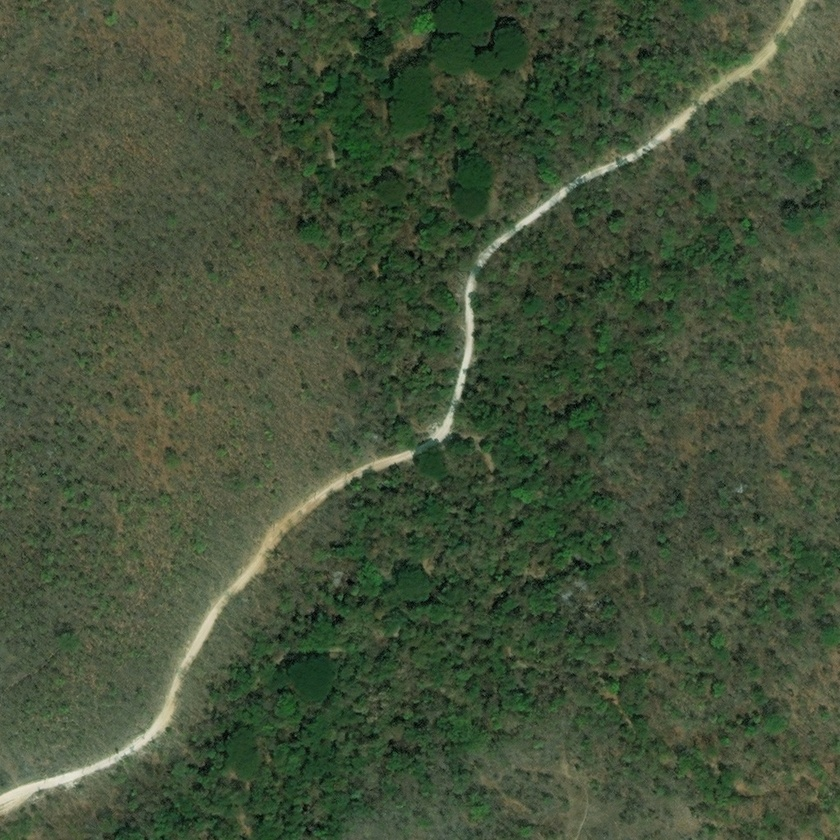
#> input picture Experiment9/dataset/train/src/105596_sat.jpg, 840 x 840 px, shrunk from 1024 x 1024 before the run, found by its file name; its folder holds only this picture in this run
$ python tools.py
#> lines starting #> are read from the running program, lines starting #| are printed output that depends on the picture
import os
import cv2 as cv

src_path = 'Experiment9\\dataset\\train\\src'
new_src_path = 'Experiment9\\dataset\\train\\new_src'
label_path = 'Experiment9\\dataset\\train\\labels'
new_label_path = 'Experiment9\\dataset\\train\\new_labels'
i=0
for root, dirs, files in os.walk(src_path):
    for file in files:
        src_file_path = os.path.join(src_path, file)
        label_file = file.replace('sat.jpg', '')
        label_file_path = os.path.join(src_path, file)
        label = cv.imread(label_file_path, -1)
#> label is the input picture: shape (840, 840, 3); mean B, G, R 57, 80.5, 67.7
        ret, label = cv.threshold(label, 127, 255, cv.THRESH_BINARY)
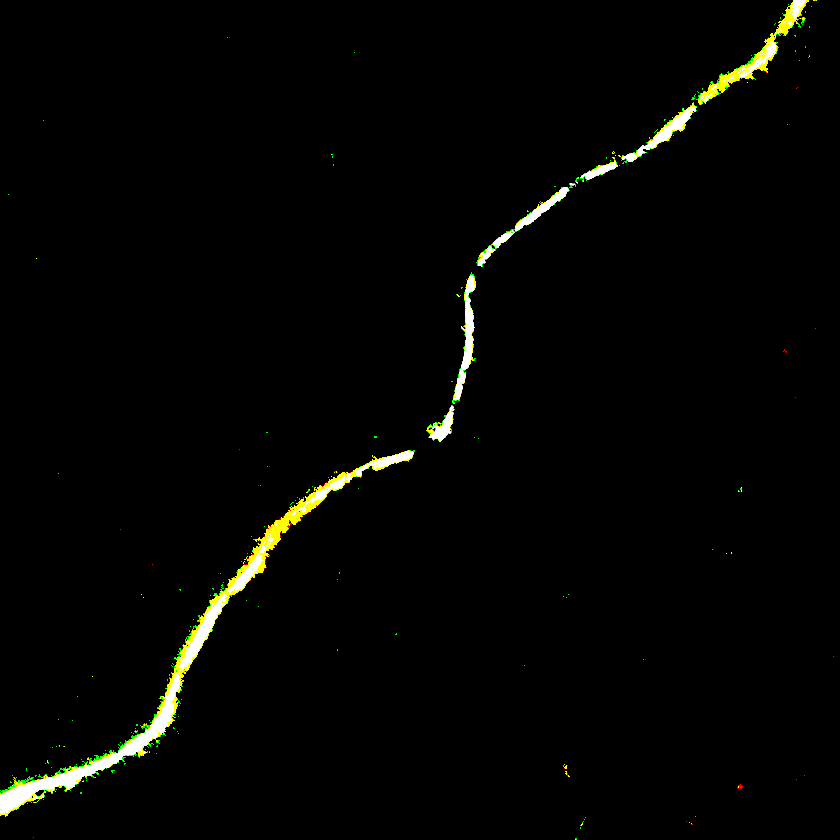
#> label: shape (840, 840, 3); mean B, G, R 2.8, 5.1, 4.6
        label = label / 255
        new_name = file
        new_label_file_path = os.path.join(new_label_path, new_name)
        cv.imwrite(new_label_file_path, label)
        print(i)
        i = i + 1

$ run again, on Experiment9/dataset/train/src/110190_sat.jpg
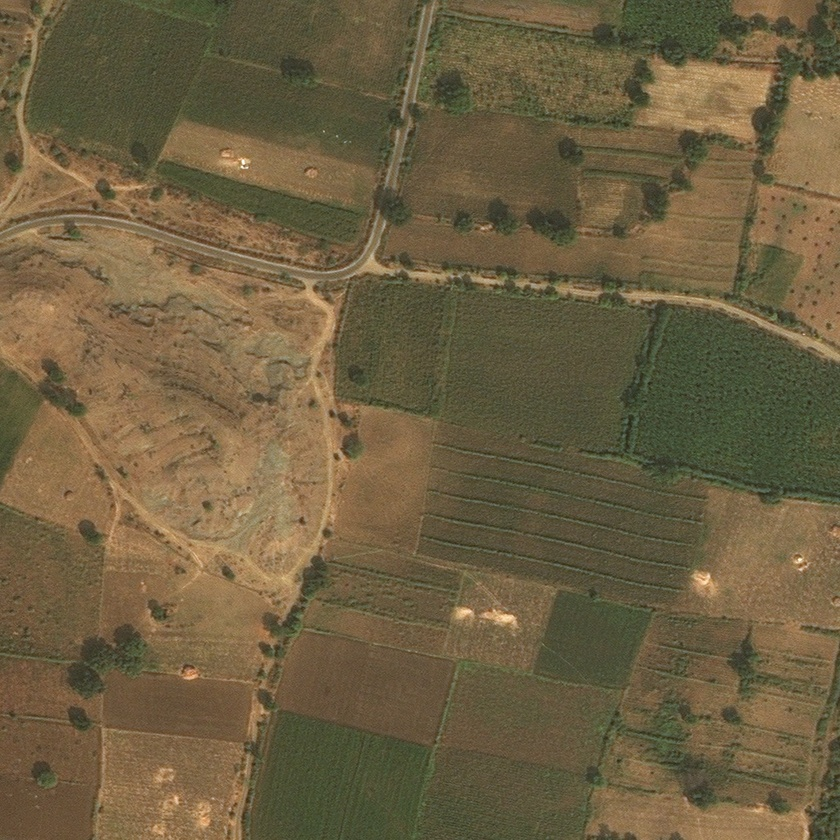
#> input picture Experiment9/dataset/train/src/110190_sat.jpg, 840 x 840 px, shrunk from 1024 x 1024 before the run, found by its file name
#> label is the input picture: shape (840, 840, 3); mean B, G, R 65.8, 95.6, 109.9
#> `ret, label = cv.threshold(label, 127, 255, cv.THRESH_BINARY)`:
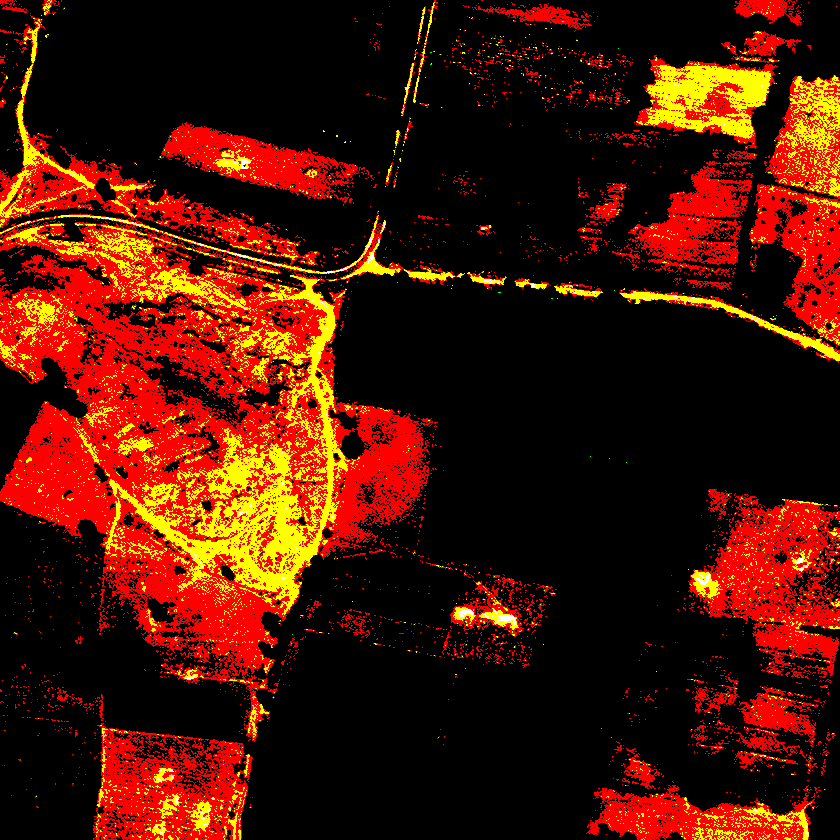
#> label: shape (840, 840, 3); mean B, G, R 0.5, 18.9, 74.9

$ run again, on Experiment9/dataset/train/src/111140_sat.jpg
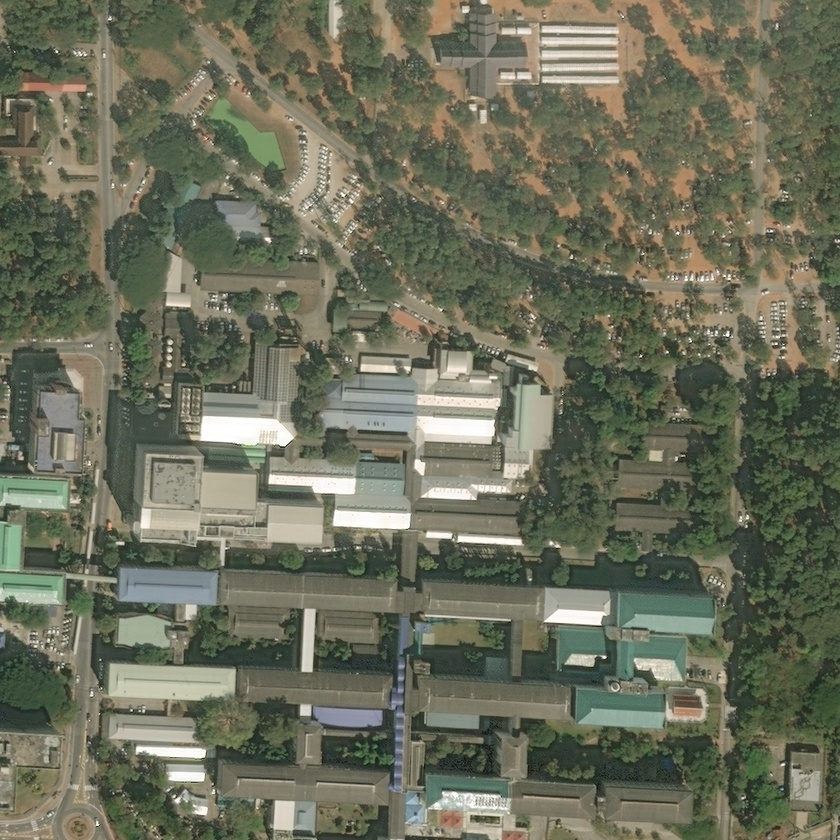
#> input picture Experiment9/dataset/train/src/111140_sat.jpg, 840 x 840 px, shrunk from 1024 x 1024 before the run, found by its file name
#> label is the input picture: shape (840, 840, 3); mean B, G, R 90.7, 109.4, 106.7
#> `ret, label = cv.threshold(label, 127, 255, cv.THRESH_BINARY)`:
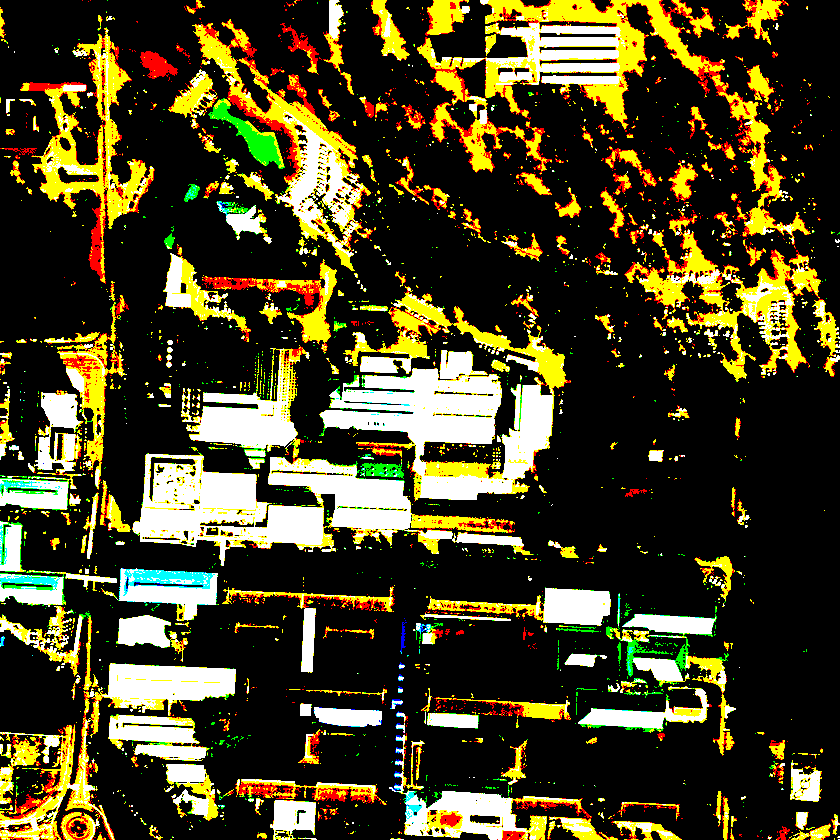
#> label: shape (840, 840, 3); mean B, G, R 34.2, 65.5, 71.8

$ run again, on Experiment9/dataset/train/src/112762_sat.jpg
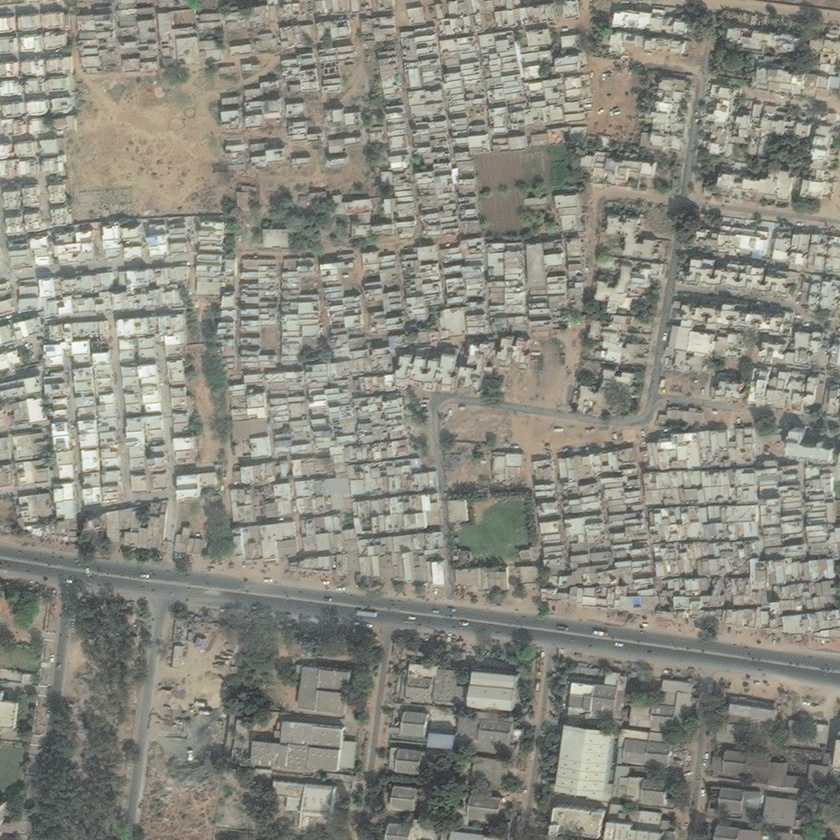
#> input picture Experiment9/dataset/train/src/112762_sat.jpg, 840 x 840 px, shrunk from 1024 x 1024 before the run, found by its file name
#> label is the input picture: shape (840, 840, 3); mean B, G, R 127.5, 137.6, 137.5
#> `ret, label = cv.threshold(label, 127, 255, cv.THRESH_BINARY)`:
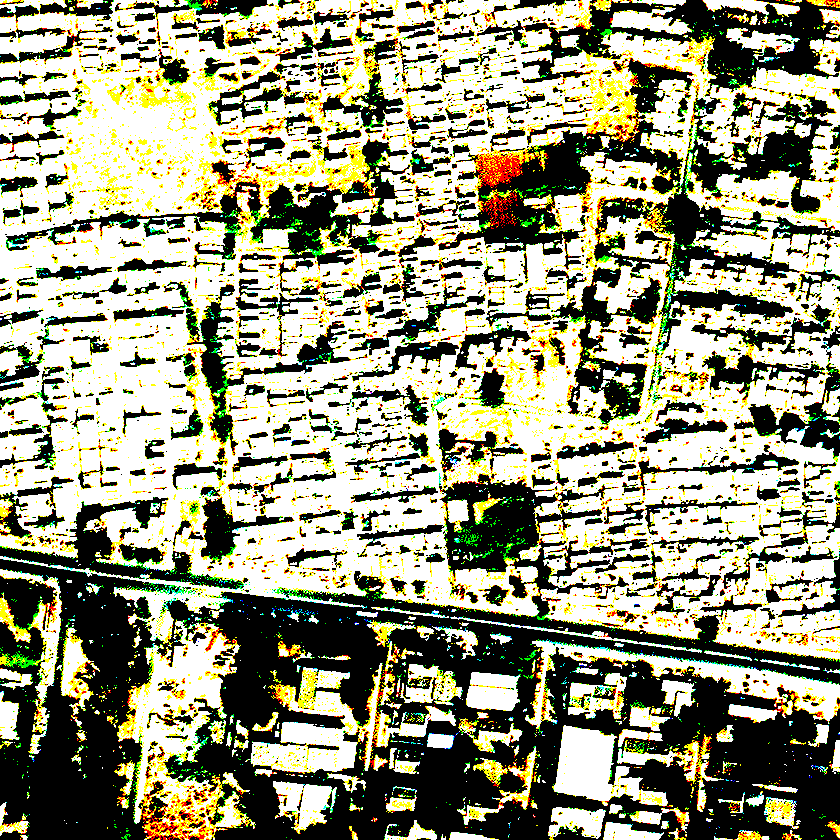
#> label: shape (840, 840, 3); mean B, G, R 126.7, 152.3, 152.3

$ run again, on Experiment9/dataset/train/src/10716_sat.jpg
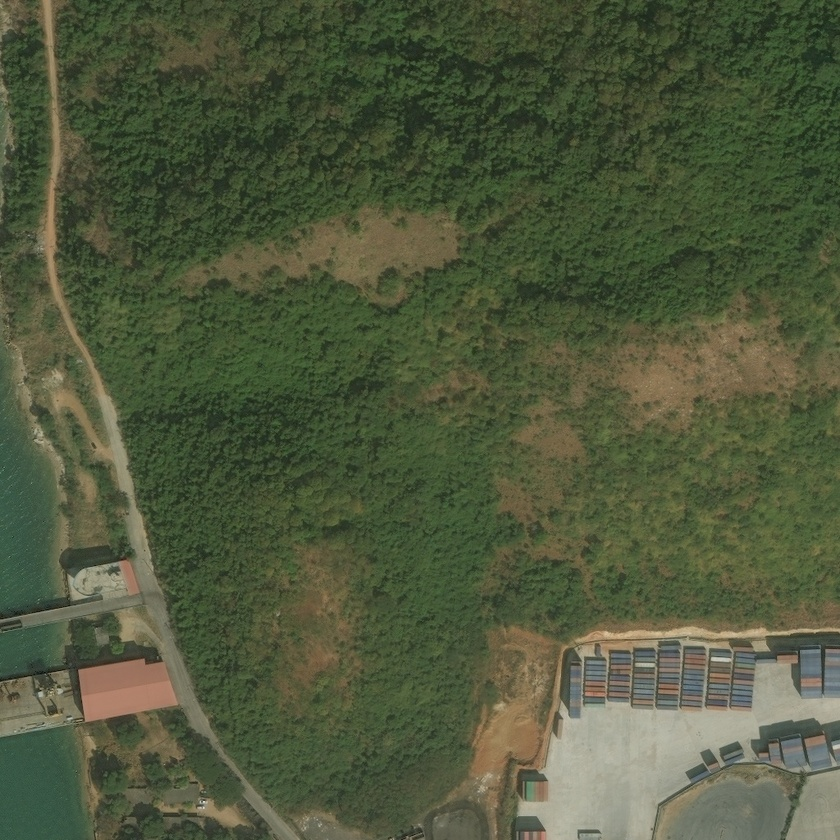
#> input picture Experiment9/dataset/train/src/10716_sat.jpg, 840 x 840 px, shrunk from 1024 x 1024 before the run, found by its file name
#> label is the input picture: shape (840, 840, 3); mean B, G, R 60.8, 88.1, 79.3
#> `ret, label = cv.threshold(label, 127, 255, cv.THRESH_BINARY)`:
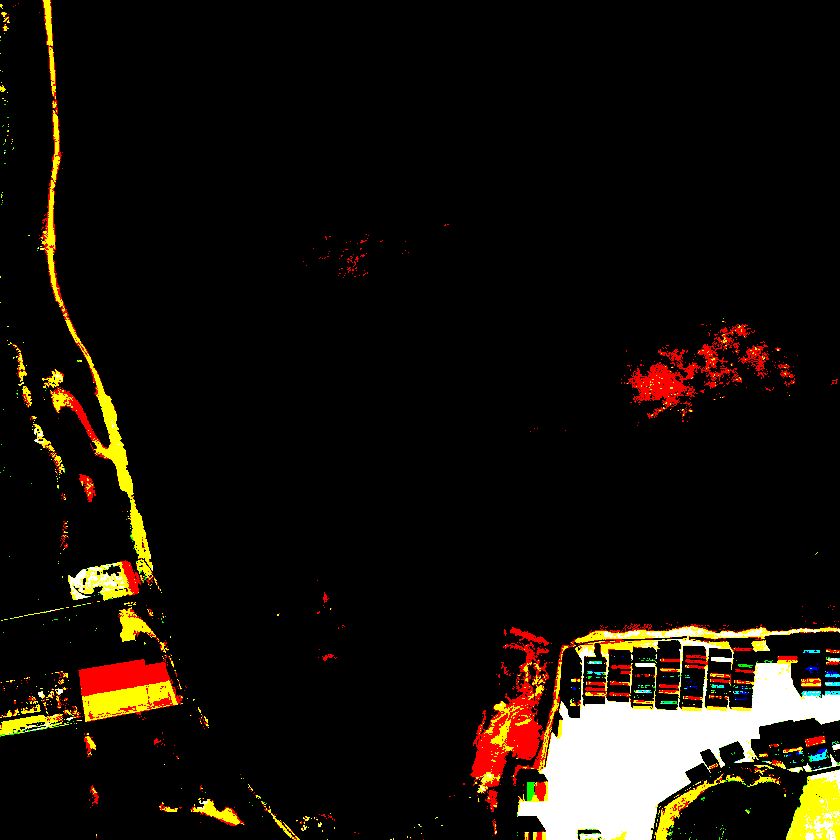
#> label: shape (840, 840, 3); mean B, G, R 10.1, 17.1, 22.8
